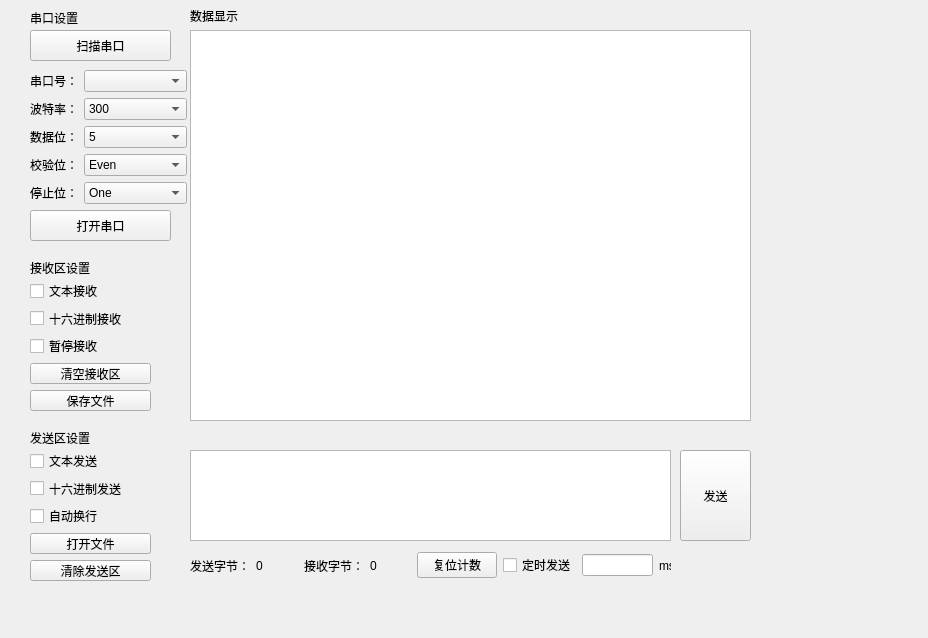
<?xml version="1.0" encoding="UTF-8"?>
<ui version="4.0">
 <class>Widget</class>
 <widget class="QWidget" name="Widget">
  <property name="geometry">
   <rect>
    <x>0</x>
    <y>0</y>
    <width>928</width>
    <height>638</height>
   </rect>
  </property>
  <property name="windowTitle">
   <string>Widget</string>
  </property>
  <widget class="QTextEdit" name="textEdit">
   <property name="geometry">
    <rect>
     <x>190</x>
     <y>30</y>
     <width>561</width>
     <height>391</height>
    </rect>
   </property>
  </widget>
  <widget class="QTextEdit" name="textEdit_2">
   <property name="geometry">
    <rect>
     <x>190</x>
     <y>450</y>
     <width>481</width>
     <height>91</height>
    </rect>
   </property>
  </widget>
  <widget class="QPushButton" name="pushButton">
   <property name="geometry">
    <rect>
     <x>30</x>
     <y>30</y>
     <width>141</width>
     <height>31</height>
    </rect>
   </property>
   <property name="text">
    <string>扫描串口</string>
   </property>
  </widget>
  <widget class="QPushButton" name="pushButton_2">
   <property name="geometry">
    <rect>
     <x>30</x>
     <y>210</y>
     <width>141</width>
     <height>31</height>
    </rect>
   </property>
   <property name="text">
    <string>打开串口</string>
   </property>
   <property name="checkable">
    <bool>true</bool>
   </property>
   <property name="checked">
    <bool>false</bool>
   </property>
   <property name="autoRepeatInterval">
    <number>-1</number>
   </property>
   <property name="autoDefault">
    <bool>false</bool>
   </property>
  </widget>
  <widget class="QWidget" name="formLayoutWidget">
   <property name="geometry">
    <rect>
     <x>30</x>
     <y>70</y>
     <width>157</width>
     <height>141</height>
    </rect>
   </property>
   <layout class="QFormLayout" name="formLayout">
    <item row="0" column="0">
     <widget class="QLabel" name="label">
      <property name="text">
       <string>串口号：</string>
      </property>
     </widget>
    </item>
    <item row="0" column="1">
     <widget class="QComboBox" name="comboBox"/>
    </item>
    <item row="1" column="0">
     <widget class="QLabel" name="label_2">
      <property name="font">
       <font>
        <family>3ds</family>
       </font>
      </property>
      <property name="text">
       <string>波特率：</string>
      </property>
     </widget>
    </item>
    <item row="1" column="1">
     <widget class="QComboBox" name="comboBox_2">
      <item>
       <property name="text">
        <string>300</string>
       </property>
      </item>
      <item>
       <property name="text">
        <string>600</string>
       </property>
      </item>
      <item>
       <property name="text">
        <string>1200</string>
       </property>
      </item>
      <item>
       <property name="text">
        <string>2400</string>
       </property>
      </item>
      <item>
       <property name="text">
        <string>4800</string>
       </property>
      </item>
      <item>
       <property name="text">
        <string>9600</string>
       </property>
      </item>
      <item>
       <property name="text">
        <string>14400</string>
       </property>
      </item>
      <item>
       <property name="text">
        <string>19200</string>
       </property>
      </item>
      <item>
       <property name="text">
        <string>38400</string>
       </property>
      </item>
      <item>
       <property name="text">
        <string>56000</string>
       </property>
      </item>
      <item>
       <property name="text">
        <string>57600</string>
       </property>
      </item>
      <item>
       <property name="text">
        <string>115200</string>
       </property>
      </item>
      <item>
       <property name="text">
        <string>128000</string>
       </property>
      </item>
      <item>
       <property name="text">
        <string>256000</string>
       </property>
      </item>
      <item>
       <property name="text">
        <string>460800</string>
       </property>
      </item>
     </widget>
    </item>
    <item row="2" column="0">
     <widget class="QLabel" name="label_3">
      <property name="text">
       <string>数据位：</string>
      </property>
     </widget>
    </item>
    <item row="2" column="1">
     <widget class="QComboBox" name="comboBox_3">
      <item>
       <property name="text">
        <string>5</string>
       </property>
      </item>
      <item>
       <property name="text">
        <string>6</string>
       </property>
      </item>
      <item>
       <property name="text">
        <string>7</string>
       </property>
      </item>
      <item>
       <property name="text">
        <string>8</string>
       </property>
      </item>
     </widget>
    </item>
    <item row="3" column="0">
     <widget class="QLabel" name="label_4">
      <property name="text">
       <string>校验位：</string>
      </property>
     </widget>
    </item>
    <item row="3" column="1">
     <widget class="QComboBox" name="comboBox_4">
      <item>
       <property name="text">
        <string>Even</string>
       </property>
      </item>
      <item>
       <property name="text">
        <string>Mark</string>
       </property>
      </item>
      <item>
       <property name="text">
        <string>None</string>
       </property>
      </item>
      <item>
       <property name="text">
        <string>Odd</string>
       </property>
      </item>
     </widget>
    </item>
    <item row="4" column="0">
     <widget class="QLabel" name="label_5">
      <property name="text">
       <string>停止位：</string>
      </property>
     </widget>
    </item>
    <item row="4" column="1">
     <widget class="QComboBox" name="comboBox_5">
      <item>
       <property name="text">
        <string>One</string>
       </property>
      </item>
      <item>
       <property name="text">
        <string>OnePoimtFive</string>
       </property>
      </item>
      <item>
       <property name="text">
        <string>Two</string>
       </property>
      </item>
     </widget>
    </item>
   </layout>
  </widget>
  <widget class="QLabel" name="label_6">
   <property name="geometry">
    <rect>
     <x>30</x>
     <y>260</y>
     <width>71</width>
     <height>16</height>
    </rect>
   </property>
   <property name="text">
    <string>接收区设置</string>
   </property>
  </widget>
  <widget class="QWidget" name="verticalLayoutWidget">
   <property name="geometry">
    <rect>
     <x>30</x>
     <y>280</y>
     <width>121</width>
     <height>131</height>
    </rect>
   </property>
   <layout class="QVBoxLayout" name="verticalLayout">
    <item>
     <widget class="QCheckBox" name="checkBox">
      <property name="text">
       <string>文本接收</string>
      </property>
     </widget>
    </item>
    <item>
     <widget class="QCheckBox" name="checkBox_2">
      <property name="text">
       <string>十六进制接收</string>
      </property>
     </widget>
    </item>
    <item>
     <widget class="QCheckBox" name="checkBox_3">
      <property name="text">
       <string>暂停接收</string>
      </property>
     </widget>
    </item>
    <item>
     <widget class="QPushButton" name="pushButton_4">
      <property name="text">
       <string>清空接收区</string>
      </property>
     </widget>
    </item>
    <item>
     <widget class="QPushButton" name="pushButton_3">
      <property name="text">
       <string>保存文件</string>
      </property>
     </widget>
    </item>
   </layout>
  </widget>
  <widget class="QLabel" name="label_11">
   <property name="geometry">
    <rect>
     <x>30</x>
     <y>430</y>
     <width>61</width>
     <height>16</height>
    </rect>
   </property>
   <property name="text">
    <string>发送区设置</string>
   </property>
  </widget>
  <widget class="QWidget" name="verticalLayoutWidget_2">
   <property name="geometry">
    <rect>
     <x>30</x>
     <y>450</y>
     <width>121</width>
     <height>131</height>
    </rect>
   </property>
   <layout class="QVBoxLayout" name="verticalLayout_2">
    <item>
     <widget class="QCheckBox" name="checkBox_4">
      <property name="text">
       <string>文本发送</string>
      </property>
     </widget>
    </item>
    <item>
     <widget class="QCheckBox" name="checkBox_5">
      <property name="text">
       <string>十六进制发送</string>
      </property>
     </widget>
    </item>
    <item>
     <widget class="QCheckBox" name="checkBox_6">
      <property name="text">
       <string>自动换行</string>
      </property>
     </widget>
    </item>
    <item>
     <widget class="QPushButton" name="pushButton_5">
      <property name="text">
       <string>打开文件</string>
      </property>
     </widget>
    </item>
    <item>
     <widget class="QPushButton" name="pushButton_6">
      <property name="text">
       <string>清除发送区</string>
      </property>
     </widget>
    </item>
   </layout>
  </widget>
  <widget class="QPushButton" name="pushButton_7">
   <property name="geometry">
    <rect>
     <x>680</x>
     <y>450</y>
     <width>71</width>
     <height>91</height>
    </rect>
   </property>
   <property name="text">
    <string>发送</string>
   </property>
  </widget>
  <widget class="QWidget" name="horizontalLayoutWidget">
   <property name="geometry">
    <rect>
     <x>190</x>
     <y>550</y>
     <width>481</width>
     <height>31</height>
    </rect>
   </property>
   <layout class="QHBoxLayout" name="horizontalLayout">
    <item>
     <widget class="QLabel" name="label_7">
      <property name="text">
       <string>发送字节：</string>
      </property>
     </widget>
    </item>
    <item>
     <widget class="QLabel" name="label_9">
      <property name="text">
       <string>0</string>
      </property>
     </widget>
    </item>
    <item>
     <widget class="QLabel" name="label_8">
      <property name="text">
       <string>接收字节：</string>
      </property>
     </widget>
    </item>
    <item>
     <widget class="QLabel" name="label_10">
      <property name="text">
       <string>0</string>
      </property>
     </widget>
    </item>
    <item>
     <widget class="QPushButton" name="pushButton_8">
      <property name="text">
       <string>复位计数</string>
      </property>
     </widget>
    </item>
    <item>
     <widget class="QCheckBox" name="checkBox_7">
      <property name="text">
       <string>定时发送</string>
      </property>
     </widget>
    </item>
    <item>
     <layout class="QHBoxLayout" name="horizontalLayout_2">
      <item>
       <widget class="QLineEdit" name="lineEdit">
        <property name="maximumSize">
         <size>
          <width>71</width>
          <height>16777215</height>
         </size>
        </property>
        <property name="mouseTracking">
         <bool>false</bool>
        </property>
       </widget>
      </item>
      <item>
       <widget class="QLabel" name="label_12">
        <property name="maximumSize">
         <size>
          <width>12</width>
          <height>16777215</height>
         </size>
        </property>
        <property name="text">
         <string>ms</string>
        </property>
       </widget>
      </item>
     </layout>
    </item>
   </layout>
  </widget>
  <widget class="QLabel" name="label_13">
   <property name="geometry">
    <rect>
     <x>30</x>
     <y>10</y>
     <width>61</width>
     <height>16</height>
    </rect>
   </property>
   <property name="text">
    <string>串口设置</string>
   </property>
  </widget>
  <widget class="QLabel" name="label_14">
   <property name="geometry">
    <rect>
     <x>190</x>
     <y>10</y>
     <width>54</width>
     <height>12</height>
    </rect>
   </property>
   <property name="text">
    <string>数据显示</string>
   </property>
  </widget>
 </widget>
 <resources/>
 <connections/>
</ui>
